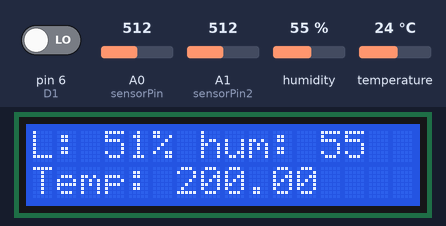
Recording of a sketch running on a simulated Arduino Uno, built with avr-gcc and run on an emulated ATmega328P. Parts: 16×2 character LCD. The test bench sets the inputs (shaded band); at power-on: A1 (sensorPin2) = 512, humidity 55 %, A0 (sensorPin) = 512, pin 6 (D1) LOW, temperature 24 °C. Random numbers use the default seed unless the sketch sets one; what the sketch prints to the serial monitor is not drawn.

Above: at 1.2 s.
1.3 s: A1 (sensorPin2) set to 502
At 3.3 s:
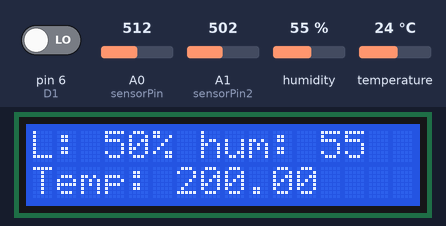
4.1 s: humidity set to 22 %
At 6.2 s:
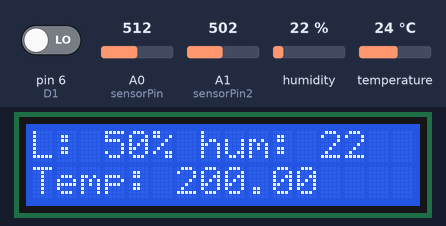
6.7 s: A0 (sensorPin) set to 716
At 9.0 s:
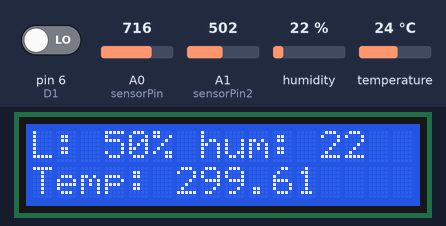
9.3 s: pin 6 (D1) driven HIGH
10.8 s: humidity set to 40 %
At 12.0 s:
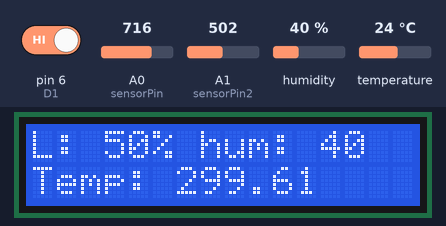
12.3 s: A1 (sensorPin2) set to 716
At 15.7 s:
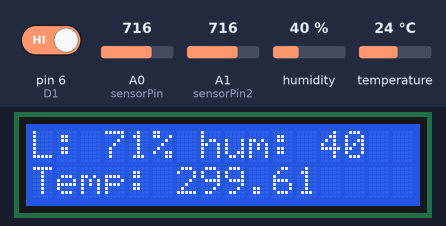
Timing chart, 0 to 17.1 s (numbered marks = the images above; inputs shaded):
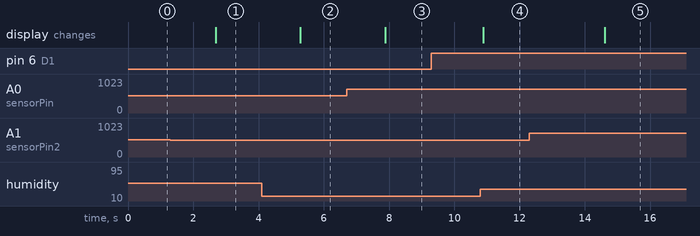

The sketch:

Org_Arch_project.ino
```cpp
#include <dht.h>


#include <LiquidCrystal.h>
LiquidCrystal lcd(12, 11, 5, 4, 3, 2);
dht DHT;

#define DHT11_PIN 7
const int sensorPin = A0;
const int sensorPin2 = A1;

const int D1 = 6; //Pin for touch sensor
int sensorvalue = 0;
int photoState;
int tempState;
byte counter = 0;
String songs[5];

void setup() {
  // put your setup code here, to run once:
  lcd.begin(16, 2);
  Serial.begin(9600);
  pinMode(sensorPin2,INPUT);

  pinMode(D1, INPUT);

songs[0] = "Home.mp3";
songs[1] = "All_Star.mp3";
songs[2] = "History.mp3";
songs[3] = "Little_Talks.mp3";
songs[4] = "Mountain_Sound.mp3";

}
//
void loop() {
     sensorvalue = digitalRead(D1);


     if (sensorvalue == 1) {
//      Serial.println("sound");
       int songNum = random(4);
       Serial.println(songs[songNum]);
     }

     //Figure out how to delay but not delay other sensors.
     if (counter == 0) {

      lcd.clear();
    int dhtVal = DHT.read11(DHT11_PIN);

    int humidity = DHT.humidity;

    tempState = analogRead(sensorPin);
    float tempVoltage = (tempState/1024.0) * 5.0;
    float temperature = (tempVoltage - .5) * 100;
    photoState = analogRead(sensorPin2);

    String mood = "";

    if(temperature > 23) {
      if (humidity > 50) {
        if ((photoState/10) > 50) {
          mood = "Summer Day";
          Serial.println(songs[1]);
        }
        else {
          mood = "Summer Night";
          Serial.println(songs[4]);
        }
      }
      else {
        if ((photoState/10) > 50) {
          mood = "Spring Day";
          Serial.println(songs[1]);
        }
        else {
          mood = "Spring Night";
          Serial.println(songs[4]);
        }
      }
    }
    else {
       if (humidity > 50) {
        if ((photoState/10) > 50) {
          mood = "Fall Day";
          Serial.println(songs[1]);
        }
        else {
          mood = "Fall Night";
          Serial.println(songs[4]);
        }
      }
      else {
        if ((photoState/10) > 50) {
          mood = "Winter Day";
          Serial.println(songs[1]);
        }
        else {
          mood = "Winter Night";
          Serial.println(songs[4]);
        }
      }
    }


//    Serial.println(mood);
    int newPhotoState = 0;

    lcd.print("L: " + String(photoState/10) + "%");
    lcd.print(" ");
    lcd.print("hum: " + String(humidity));
    lcd.setCursor(0,2);
    lcd.print("Temp: " + String(temperature));
   }
   counter++;
   delay(10);


}
```

Measured:
- after the input at 1.3 s, the display: changes after 1.4 s (image 1)
- after the input at 4.1 s, the display: changes after 1.2 s (image 2)
- after the input at 6.7 s, the display: changes after 1.2 s (image 3)
- after the input at 9.3 s, every drawn part: stays the same
- after the input at 10.8 s, the display: changes after 0.09 s (image 4)
- after the input at 12.3 s, the display: changes after 2.3 s (image 5)
